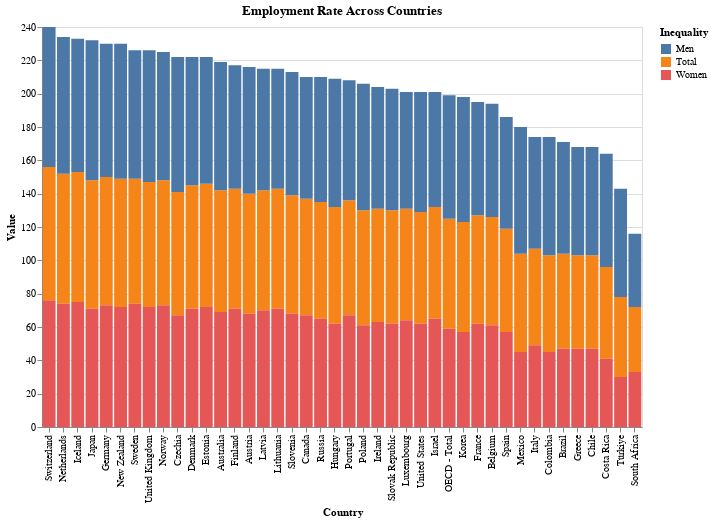

The cell this chart's notebook holds for it:
### Code cell
import pandas as pd
import altair as alt

# Creating a bar chart for the Employment rate
employment_chart = alt.Chart(employment_data).mark_bar().encode(
    x=alt.X('Country:N', sort='-y'),  # Sort the bars based on the employment rate values
    y='Value:Q',  # The quantitative value for the employment rate
    color=alt.Color('Inequality:N', legend=alt.Legend(title="Inequality")),  # Color by inequality
    tooltip=['Country', 'Value', 'Inequality']
).properties(
    title='Employment Rate Across Countries',
    width=600,
    height=400
)

employment_chart

### Figure 1 — Vega-Lite specification as saved in the notebook (floating-point values rounded to 4 significant figures)
{"config": {"view": {"continuousWidth": 300, "continuousHeight": 300}}, "data": {"name": "data-96db44e4fb9cfd048bf62e2f8a5dd07e"}, "mark": {"type": "bar"}, "encoding": {"color": {"field": "Inequality", "legend": {"title": "Inequality"}, "type": "nominal"}, "tooltip": [{"field": "Country", "type": "nominal"}, {"field": "Value", "type": "quantitative"}, {"field": "Inequality", "type": "nominal"}], "x": {"field": "Country", "sort": "-y", "type": "nominal"}, "y": {"field": "Value", "type": "quantitative"}}, "height": 400, "title": "Employment Rate Across Countries", "width": 600, "$schema": "https://vega.github.io/schema/vega-lite/v5.8.0.json", "datasets": {"data-96db44e4fb9cfd048bf62e2f8a5dd07e": [{"LOCATION": "AUS", "Country": "Australia", "Indicator Code": "JE_EMPL", "Indicator": "Employment rate", "Measure": "Value", "INEQUALITY": "TOT", "Inequality": "Total", "Unit": "Percentage", "PowerCode": "Units", "Reference Period": null, "Value": 73.0, "Flag Codes": null}, {"LOCATION": "AUT", "Country": "Austria", "Indicator Code": "JE_EMPL", "Indicator": "Employment rate", "Measure": "Value", "INEQUALITY": "TOT", "Inequality": "Total", "Unit": "Percentage", "PowerCode": "Units", "Reference Period": null, "Value": 72.0, "Flag Codes": null}, {"LOCATION": "BEL", "Country": "Belgium", "Indicator Code": "JE_EMPL", "Indicator": "Employment rate", "Measure": "Value", "INEQUALITY": "TOT", "Inequality": "Total", "Unit": "Percentage", "PowerCode": "Units", "Reference Period": null, "Value": 65.0, "Flag Codes": null}, {"LOCATION": "CAN", "Country": "Canada", "Indicator Code": "JE_EMPL", "Indicator": "Employment rate", "Measure": "Value", "INEQUALITY": "TOT", "Inequality": "Total", "Unit": "Percentage", "PowerCode": "Units", "Reference Period": null, "Value": 70.0, "Flag Codes": null}, {"LOCATION": "CZE", "Country": "Czechia", "Indicator Code": "JE_EMPL", "Indicator": "Employment rate", "Measure": "Value", "INEQUALITY": "TOT", "Inequality": "Total", "Unit": "Percentage", "PowerCode": "Units", "Reference Period": null, "Value": 74.0, "Flag Codes": null}, {"LOCATION": "DNK", "Country": "Denmark", "Indicator Code": "JE_EMPL", "Indicator": "Employment rate", "Measure": "Value", "INEQUALITY": "TOT", "Inequality": "Total", "Unit": "Percentage", "PowerCode": "Units", "Reference Period": null, "Value": 74.0, "Flag Codes": null}, {"LOCATION": "FIN", "Country": "Finland", "Indicator Code": "JE_EMPL", "Indicator": "Employment rate", "Measure": "Value", "INEQUALITY": "TOT", "Inequality": "Total", "Unit": "Percentage", "PowerCode": "Units", "Reference Period": null, "Value": 72.0, "Flag Codes": null}, {"LOCATION": "FRA", "Country": "France", "Indicator Code": "JE_EMPL", "Indicator": "Employment rate", "Measure": "Value", "INEQUALITY": "TOT", "Inequality": "Total", "Unit": "Percentage", "PowerCode": "Units", "Reference Period": null, "Value": 65.0, "Flag Codes": null}, {"LOCATION": "DEU", "Country": "Germany", "Indicator Code": "JE_EMPL", "Indicator": "Employment rate", "Measure": "Value", "INEQUALITY": "TOT", "Inequality": "Total", "Unit": "Percentage", "PowerCode": "Units", "Reference Period": null, "Value": 77.0, "Flag Codes": null}, {"LOCATION": "GRC", "Country": "Greece", "Indicator Code": "JE_EMPL", "Indicator": "Employment rate", "Measure": "Value", "INEQUALITY": "TOT", "Inequality": "Total", "Unit": "Percentage", "PowerCode": "Units", "Reference Period": null, "Value": 56.0, "Flag Codes": null}, {"LOCATION": "HUN", "Country": "Hungary", "Indicator Code": "JE_EMPL", "Indicator": "Employment rate", "Measure": "Value", "INEQUALITY": "TOT", "Inequality": "Total", "Unit": "Percentage", "PowerCode": "Units", "Reference Period": null, "Value": 70.0, "Flag Codes": null}, {"LOCATION": "ISL", "Country": "Iceland", "Indicator Code": "JE_EMPL", "Indicator": "Employment rate", "Measure": "Value", "INEQUALITY": "TOT", "Inequality": "Total", "Unit": "Percentage", "PowerCode": "Units", "Reference Period": null, "Value": 78.0, "Flag Codes": null}, {"LOCATION": "IRL", "Country": "Ireland", "Indicator Code": "JE_EMPL", "Indicator": "Employment rate", "Measure": "Value", "INEQUALITY": "TOT", "Inequality": "Total", "Unit": "Percentage", "PowerCode": "Units", "Reference Period": null, "Value": 68.0, "Flag Codes": null}, {"LOCATION": "ITA", "Country": "Italy", "Indicator Code": "JE_EMPL", "Indicator": "Employment rate", "Measure": "Value", "INEQUALITY": "TOT", "Inequality": "Total", "Unit": "Percentage", "PowerCode": "Units", "Reference Period": null, "Value": 58.0, "Flag Codes": null}, {"LOCATION": "JPN", "Country": "Japan", "Indicator Code": "JE_EMPL", "Indicator": "Employment rate", "Measure": "Value", "INEQUALITY": "TOT", "Inequality": "Total", "Unit": "Percentage", "PowerCode": "Units", "Reference Period": null, "Value": 77.0, "Flag Codes": null}, {"LOCATION": "KOR", "Country": "Korea", "Indicator Code": "JE_EMPL", "Indicator": "Employment rate", "Measure": "Value", "INEQUALITY": "TOT", "Inequality": "Total", "Unit": "Percentage", "PowerCode": "Units", "Reference Period": null, "Value": 66.0, "Flag Codes": null}, {"LOCATION": "LUX", "Country": "Luxembourg", "Indicator Code": "JE_EMPL", "Indicator": "Employment rate", "Measure": "Value", "INEQUALITY": "TOT", "Inequality": "Total", "Unit": "Percentage", "PowerCode": "Units", "Reference Period": null, "Value": 67.0, "Flag Codes": null}, {"LOCATION": "MEX", "Country": "Mexico", "Indicator Code": "JE_EMPL", "Indicator": "Employment rate", "Measure": "Value", "INEQUALITY": "TOT", "Inequality": "Total", "Unit": "Percentage", "PowerCode": "Units", "Reference Period": null, "Value": 59.0, "Flag Codes": null}, {"LOCATION": "NLD", "Country": "Netherlands", "Indicator Code": "JE_EMPL", "Indicator": "Employment rate", "Measure": "Value", "INEQUALITY": "TOT", "Inequality": "Total", "Unit": "Percentage", "PowerCode": "Units", "Reference Period": null, "Value": 78.0, "Flag Codes": null}, {"LOCATION": "NZL", "Country": "New Zealand", "Indicator Code": "JE_EMPL", "Indicator": "Employment rate", "Measure": "Value", "INEQUALITY": "TOT", "Inequality": "Total", "Unit": "Percentage", "PowerCode": "Units", "Reference Period": null, "Value": 77.0, "Flag Codes": null}, {"LOCATION": "NOR", "Country": "Norway", "Indicator Code": "JE_EMPL", "Indicator": "Employment rate", "Measure": "Value", "INEQUALITY": "TOT", "Inequality": "Total", "Unit": "Percentage", "PowerCode": "Units", "Reference Period": null, "Value": 75.0, "Flag Codes": null}, {"LOCATION": "POL", "Country": "Poland", "Indicator Code": "JE_EMPL", "Indicator": "Employment rate", "Measure": "Value", "INEQUALITY": "TOT", "Inequality": "Total", "Unit": "Percentage", "PowerCode": "Units", "Reference Period": null, "Value": 69.0, "Flag Codes": null}, {"LOCATION": "PRT", "Country": "Portugal", "Indicator Code": "JE_EMPL", "Indicator": "Employment rate", "Measure": "Value", "INEQUALITY": "TOT", "Inequality": "Total", "Unit": "Percentage", "PowerCode": "Units", "Reference Period": null, "Value": 69.0, "Flag Codes": null}, {"LOCATION": "SVK", "Country": "Slovak Republic", "Indicator Code": "JE_EMPL", "Indicator": "Employment rate", "Measure": "Value", "INEQUALITY": "TOT", "Inequality": "Total", "Unit": "Percentage", "PowerCode": "Units", "Reference Period": null, "Value": 68.0, "Flag Codes": null}, {"LOCATION": "ESP", "Country": "Spain", "Indicator Code": "JE_EMPL", "Indicator": "Employment rate", "Measure": "Value", "INEQUALITY": "TOT", "Inequality": "Total", "Unit": "Percentage", "PowerCode": "Units", "Reference Period": null, "Value": 62.0, "Flag Codes": null}, {"LOCATION": "SWE", "Country": "Sweden", "Indicator Code": "JE_EMPL", "Indicator": "Employment rate", "Measure": "Value", "INEQUALITY": "TOT", "Inequality": "Total", "Unit": "Percentage", "PowerCode": "Units", "Reference Period": null, "Value": 75.0, "Flag Codes": null}, {"LOCATION": "CHE", "Country": "Switzerland", "Indicator Code": "JE_EMPL", "Indicator": "Employment rate", "Measure": "Value", "INEQUALITY": "TOT", "Inequality": "Total", "Unit": "Percentage", "PowerCode": "Units", "Reference Period": null, "Value": 80.0, "Flag Codes": null}, {"LOCATION": "TUR", "Country": "Türkiye", "Indicator Code": "JE_EMPL", "Indicator": "Employment rate", "Measure": "Value", "INEQUALITY": "TOT", "Inequality": "Total", "Unit": "Percentage", "PowerCode": "Units", "Reference Period": null, "Value": 48.0, "Flag Codes": null}, {"LOCATION": "GBR", "Country": "United Kingdom", "Indicator Code": "JE_EMPL", "Indicator": "Employment rate", "Measure": "Value", "INEQUALITY": "TOT", "Inequality": "Total", "Unit": "Percentage", "PowerCode": "Units", "Reference Period": null, "Value": 75.0, "Flag Codes": null}, {"LOCATION": "USA", "Country": "United States", "Indicator Code": "JE_EMPL", "Indicator": "Employment rate", "Measure": "Value", "INEQUALITY": "TOT", "Inequality": "Total", "Unit": "Percentage", "PowerCode": "Units", "Reference Period": null, "Value": 67.0, "Flag Codes": null}, {"LOCATION": "BRA", "Country": "Brazil", "Indicator Code": "JE_EMPL", "Indicator": "Employment rate", "Measure": "Value", "INEQUALITY": "TOT", "Inequality": "Total", "Unit": "Percentage", "PowerCode": "Units", "Reference Period": null, "Value": 57.0, "Flag Codes": null}, {"LOCATION": "CHL", "Country": "Chile", "Indicator Code": "JE_EMPL", "Indicator": "Employment rate", "Measure": "Value", "INEQUALITY": "TOT", "Inequality": "Total", "Unit": "Percentage", "PowerCode": "Units", "Reference Period": null, "Value": 56.0, "Flag Codes": null}, {"LOCATION": "EST", "Country": "Estonia", "Indicator Code": "JE_EMPL", "Indicator": "Employment rate", "Measure": "Value", "INEQUALITY": "TOT", "Inequality": "Total", "Unit": "Percentage", "PowerCode": "Units", "Reference Period": null, "Value": 74.0, "Flag Codes": null}, {"LOCATION": "ISR", "Country": "Israel", "Indicator Code": "JE_EMPL", "Indicator": "Employment rate", "Measure": "Value", "INEQUALITY": "TOT", "Inequality": "Total", "Unit": "Percentage", "PowerCode": "Units", "Reference Period": null, "Value": 67.0, "Flag Codes": null}, {"LOCATION": "LVA", "Country": "Latvia", "Indicator Code": "JE_EMPL", "Indicator": "Employment rate", "Measure": "Value", "INEQUALITY": "TOT", "Inequality": "Total", "Unit": "Percentage", "PowerCode": "Units", "Reference Period": null, "Value": 72.0, "Flag Codes": null}, {"LOCATION": "RUS", "Country": "Russia", "Indicator Code": "JE_EMPL", "Indicator": "Employment rate", "Measure": "Value", "INEQUALITY": "TOT", "Inequality": "Total", "Unit": "Percentage", "PowerCode": "Units", "Reference Period": null, "Value": 70.0, "Flag Codes": null}, {"LOCATION": "SVN", "Country": "Slovenia", "Indicator Code": "JE_EMPL", "Indicator": "Employment rate", "Measure": "Value", "INEQUALITY": "TOT", "Inequality": "Total", "Unit": "Percentage", "PowerCode": "Units", "Reference Period": null, "Value": 71.0, "Flag Codes": null}, {"LOCATION": "ZAF", "Country": "South Africa", "Indicator Code": "JE_EMPL", "Indicator": "Employment rate", "Measure": "Value", "INEQUALITY": "TOT", "Inequality": "Total", "Unit": "Percentage", "PowerCode": "Units", "Reference Period": null, "Value": 39.0, "Flag Codes": null}, {"LOCATION": "OECD", "Country": "OECD - Total", "Indicator Code": "JE_EMPL", "Indicator": "Employment rate", "Measure": "Value", "INEQUALITY": "TOT", "Inequality": "Total", "Unit": "Percentage", "PowerCode": "Units", "Reference Period": null, "Value": 66.0, "Flag Codes": null}, {"LOCATION": "AUS", "Country": "Australia", "Indicator Code": "JE_EMPL", "Indicator": "Employment rate", "Measure": "Value", "INEQUALITY": "MN", "Inequality": "Men", "Unit": "Percentage", "PowerCode": "Units", "Reference Period": null, "Value": 77.0, "Flag Codes": null}, {"LOCATION": "AUT", "Country": "Austria", "Indicator Code": "JE_EMPL", "Indicator": "Employment rate", "Measure": "Value", "INEQUALITY": "MN", "Inequality": "Men", "Unit": "Percentage", "PowerCode": "Units", "Reference Period": null, "Value": 76.0, "Flag Codes": null}, {"LOCATION": "BEL", "Country": "Belgium", "Indicator Code": "JE_EMPL", "Indicator": "Employment rate", "Measure": "Value", "INEQUALITY": "MN", "Inequality": "Men", "Unit": "Percentage", "PowerCode": "Units", "Reference Period": null, "Value": 68.0, "Flag Codes": null}, {"LOCATION": "CAN", "Country": "Canada", "Indicator Code": "JE_EMPL", "Indicator": "Employment rate", "Measure": "Value", "INEQUALITY": "MN", "Inequality": "Men", "Unit": "Percentage", "PowerCode": "Units", "Reference Period": null, "Value": 73.0, "Flag Codes": null}, {"LOCATION": "CZE", "Country": "Czechia", "Indicator Code": "JE_EMPL", "Indicator": "Employment rate", "Measure": "Value", "INEQUALITY": "MN", "Inequality": "Men", "Unit": "Percentage", "PowerCode": "Units", "Reference Period": null, "Value": 81.0, "Flag Codes": null}, {"LOCATION": "DNK", "Country": "Denmark", "Indicator Code": "JE_EMPL", "Indicator": "Employment rate", "Measure": "Value", "INEQUALITY": "MN", "Inequality": "Men", "Unit": "Percentage", "PowerCode": "Units", "Reference Period": null, "Value": 77.0, "Flag Codes": null}, {"LOCATION": "FIN", "Country": "Finland", "Indicator Code": "JE_EMPL", "Indicator": "Employment rate", "Measure": "Value", "INEQUALITY": "MN", "Inequality": "Men", "Unit": "Percentage", "PowerCode": "Units", "Reference Period": null, "Value": 74.0, "Flag Codes": null}, {"LOCATION": "FRA", "Country": "France", "Indicator Code": "JE_EMPL", "Indicator": "Employment rate", "Measure": "Value", "INEQUALITY": "MN", "Inequality": "Men", "Unit": "Percentage", "PowerCode": "Units", "Reference Period": null, "Value": 68.0, "Flag Codes": null}, {"LOCATION": "DEU", "Country": "Germany", "Indicator Code": "JE_EMPL", "Indicator": "Employment rate", "Measure": "Value", "INEQUALITY": "MN", "Inequality": "Men", "Unit": "Percentage", "PowerCode": "Units", "Reference Period": null, "Value": 80.0, "Flag Codes": null}, {"LOCATION": "GRC", "Country": "Greece", "Indicator Code": "JE_EMPL", "Indicator": "Employment rate", "Measure": "Value", "INEQUALITY": "MN", "Inequality": "Men", "Unit": "Percentage", "PowerCode": "Units", "Reference Period": null, "Value": 65.0, "Flag Codes": null}, {"LOCATION": "HUN", "Country": "Hungary", "Indicator Code": "JE_EMPL", "Indicator": "Employment rate", "Measure": "Value", "INEQUALITY": "MN", "Inequality": "Men", "Unit": "Percentage", "PowerCode": "Units", "Reference Period": null, "Value": 77.0, "Flag Codes": null}, {"LOCATION": "ISL", "Country": "Iceland", "Indicator Code": "JE_EMPL", "Indicator": "Employment rate", "Measure": "Value", "INEQUALITY": "MN", "Inequality": "Men", "Unit": "Percentage", "PowerCode": "Units", "Reference Period": null, "Value": 80.0, "Flag Codes": null}, {"LOCATION": "IRL", "Country": "Ireland", "Indicator Code": "JE_EMPL", "Indicator": "Employment rate", "Measure": "Value", "INEQUALITY": "MN", "Inequality": "Men", "Unit": "Percentage", "PowerCode": "Units", "Reference Period": null, "Value": 73.0, "Flag Codes": null}, {"LOCATION": "ITA", "Country": "Italy", "Indicator Code": "JE_EMPL", "Indicator": "Employment rate", "Measure": "Value", "INEQUALITY": "MN", "Inequality": "Men", "Unit": "Percentage", "PowerCode": "Units", "Reference Period": null, "Value": 67.0, "Flag Codes": null}, {"LOCATION": "JPN", "Country": "Japan", "Indicator Code": "JE_EMPL", "Indicator": "Employment rate", "Measure": "Value", "INEQUALITY": "MN", "Inequality": "Men", "Unit": "Percentage", "PowerCode": "Units", "Reference Period": null, "Value": 84.0, "Flag Codes": null}, {"LOCATION": "KOR", "Country": "Korea", "Indicator Code": "JE_EMPL", "Indicator": "Employment rate", "Measure": "Value", "INEQUALITY": "MN", "Inequality": "Men", "Unit": "Percentage", "PowerCode": "Units", "Reference Period": null, "Value": 75.0, "Flag Codes": null}, {"LOCATION": "LUX", "Country": "Luxembourg", "Indicator Code": "JE_EMPL", "Indicator": "Employment rate", "Measure": "Value", "INEQUALITY": "MN", "Inequality": "Men", "Unit": "Percentage", "PowerCode": "Units", "Reference Period": null, "Value": 70.0, "Flag Codes": null}, {"LOCATION": "MEX", "Country": "Mexico", "Indicator Code": "JE_EMPL", "Indicator": "Employment rate", "Measure": "Value", "INEQUALITY": "MN", "Inequality": "Men", "Unit": "Percentage", "PowerCode": "Units", "Reference Period": null, "Value": 76.0, "Flag Codes": null}, {"LOCATION": "NLD", "Country": "Netherlands", "Indicator Code": "JE_EMPL", "Indicator": "Employment rate", "Measure": "Value", "INEQUALITY": "MN", "Inequality": "Men", "Unit": "Percentage", "PowerCode": "Units", "Reference Period": null, "Value": 82.0, "Flag Codes": null}, {"LOCATION": "NZL", "Country": "New Zealand", "Indicator Code": "JE_EMPL", "Indicator": "Employment rate", "Measure": "Value", "INEQUALITY": "MN", "Inequality": "Men", "Unit": "Percentage", "PowerCode": "Units", "Reference Period": null, "Value": 81.0, "Flag Codes": null}, {"LOCATION": "NOR", "Country": "Norway", "Indicator Code": "JE_EMPL", "Indicator": "Employment rate", "Measure": "Value", "INEQUALITY": "MN", "Inequality": "Men", "Unit": "Percentage", "PowerCode": "Units", "Reference Period": null, "Value": 77.0, "Flag Codes": null}, {"LOCATION": "POL", "Country": "Poland", "Indicator Code": "JE_EMPL", "Indicator": "Employment rate", "Measure": "Value", "INEQUALITY": "MN", "Inequality": "Men", "Unit": "Percentage", "PowerCode": "Units", "Reference Period": null, "Value": 76.0, "Flag Codes": null}, {"LOCATION": "PRT", "Country": "Portugal", "Indicator Code": "JE_EMPL", "Indicator": "Employment rate", "Measure": "Value", "INEQUALITY": "MN", "Inequality": "Men", "Unit": "Percentage", "PowerCode": "Units", "Reference Period": null, "Value": 72.0, "Flag Codes": null}, {"LOCATION": "SVK", "Country": "Slovak Republic", "Indicator Code": "JE_EMPL", "Indicator": "Employment rate", "Measure": "Value", "INEQUALITY": "MN", "Inequality": "Men", "Unit": "Percentage", "PowerCode": "Units", "Reference Period": null, "Value": 73.0, "Flag Codes": null}, {"LOCATION": "ESP", "Country": "Spain", "Indicator Code": "JE_EMPL", "Indicator": "Employment rate", "Measure": "Value", "INEQUALITY": "MN", "Inequality": "Men", "Unit": "Percentage", "PowerCode": "Units", "Reference Period": null, "Value": 67.0, "Flag Codes": null}, {"LOCATION": "SWE", "Country": "Sweden", "Indicator Code": "JE_EMPL", "Indicator": "Employment rate", "Measure": "Value", "INEQUALITY": "MN", "Inequality": "Men", "Unit": "Percentage", "PowerCode": "Units", "Reference Period": null, "Value": 77.0, "Flag Codes": null}, {"LOCATION": "CHE", "Country": "Switzerland", "Indicator Code": "JE_EMPL", "Indicator": "Employment rate", "Measure": "Value", "INEQUALITY": "MN", "Inequality": "Men", "Unit": "Percentage", "PowerCode": "Units", "Reference Period": null, "Value": 84.0, "Flag Codes": null}, {"LOCATION": "TUR", "Country": "Türkiye", "Indicator Code": "JE_EMPL", "Indicator": "Employment rate", "Measure": "Value", "INEQUALITY": "MN", "Inequality": "Men", "Unit": "Percentage", "PowerCode": "Units", "Reference Period": null, "Value": 65.0, "Flag Codes": null}, {"LOCATION": "GBR", "Country": "United Kingdom", "Indicator Code": "JE_EMPL", "Indicator": "Employment rate", "Measure": "Value", "INEQUALITY": "MN", "Inequality": "Men", "Unit": "Percentage", "PowerCode": "Units", "Reference Period": null, "Value": 79.0, "Flag Codes": null}, {"LOCATION": "USA", "Country": "United States", "Indicator Code": "JE_EMPL", "Indicator": "Employment rate", "Measure": "Value", "INEQUALITY": "MN", "Inequality": "Men", "Unit": "Percentage", "PowerCode": "Units", "Reference Period": null, "Value": 72.0, "Flag Codes": null}, {"LOCATION": "BRA", "Country": "Brazil", "Indicator Code": "JE_EMPL", "Indicator": "Employment rate", "Measure": "Value", "INEQUALITY": "MN", "Inequality": "Men", "Unit": "Percentage", "PowerCode": "Units", "Reference Period": null, "Value": 67.0, "Flag Codes": null}, {"LOCATION": "CHL", "Country": "Chile", "Indicator Code": "JE_EMPL", "Indicator": "Employment rate", "Measure": "Value", "INEQUALITY": "MN", "Inequality": "Men", "Unit": "Percentage", "PowerCode": "Units", "Reference Period": null, "Value": 65.0, "Flag Codes": null}, {"LOCATION": "EST", "Country": "Estonia", "Indicator Code": "JE_EMPL", "Indicator": "Employment rate", "Measure": "Value", "INEQUALITY": "MN", "Inequality": "Men", "Unit": "Percentage", "PowerCode": "Units", "Reference Period": null, "Value": 76.0, "Flag Codes": null}, {"LOCATION": "ISR", "Country": "Israel", "Indicator Code": "JE_EMPL", "Indicator": "Employment rate", "Measure": "Value", "INEQUALITY": "MN", "Inequality": "Men", "Unit": "Percentage", "PowerCode": "Units", "Reference Period": null, "Value": 69.0, "Flag Codes": null}, {"LOCATION": "LVA", "Country": "Latvia", "Indicator Code": "JE_EMPL", "Indicator": "Employment rate", "Measure": "Value", "INEQUALITY": "MN", "Inequality": "Men", "Unit": "Percentage", "PowerCode": "Units", "Reference Period": null, "Value": 73.0, "Flag Codes": null}, {"LOCATION": "RUS", "Country": "Russia", "Indicator Code": "JE_EMPL", "Indicator": "Employment rate", "Measure": "Value", "INEQUALITY": "MN", "Inequality": "Men", "Unit": "Percentage", "PowerCode": "Units", "Reference Period": null, "Value": 75.0, "Flag Codes": null}, {"LOCATION": "SVN", "Country": "Slovenia", "Indicator Code": "JE_EMPL", "Indicator": "Employment rate", "Measure": "Value", "INEQUALITY": "MN", "Inequality": "Men", "Unit": "Percentage", "PowerCode": "Units", "Reference Period": null, "Value": 74.0, "Flag Codes": null}, {"LOCATION": "ZAF", "Country": "South Africa", "Indicator Code": "JE_EMPL", "Indicator": "Employment rate", "Measure": "Value", "INEQUALITY": "MN", "Inequality": "Men", "Unit": "Percentage", "PowerCode": "Units", "Reference Period": null, "Value": 44.0, "Flag Codes": null}, {"LOCATION": "OECD", "Country": "OECD - Total", "Indicator Code": "JE_EMPL", "Indicator": "Employment rate", "Measure": "Value", "INEQUALITY": "MN", "Inequality": "Men", "Unit": "Percentage", "PowerCode": "Units", "Reference Period": null, "Value": 74.0, "Flag Codes": null}, {"LOCATION": "AUS", "Country": "Australia", "Indicator Code": "JE_EMPL", "Indicator": "Employment rate", "Measure": "Value", "INEQUALITY": "WMN", "Inequality": "Women", "Unit": "Percentage", "PowerCode": "Units", "Reference Period": null, "Value": 69.0, "Flag Codes": null}, {"LOCATION": "AUT", "Country": "Austria", "Indicator Code": "JE_EMPL", "Indicator": "Employment rate", "Measure": "Value", "INEQUALITY": "WMN", "Inequality": "Women", "Unit": "Percentage", "PowerCode": "Units", "Reference Period": null, "Value": 68.0, "Flag Codes": null}, {"LOCATION": "BEL", "Country": "Belgium", "Indicator Code": "JE_EMPL", "Indicator": "Employment rate", "Measure": "Value", "INEQUALITY": "WMN", "Inequality": "Women", "Unit": "Percentage", "PowerCode": "Units", "Reference Period": null, "Value": 61.0, "Flag Codes": null}, {"LOCATION": "CAN", "Country": "Canada", "Indicator Code": "JE_EMPL", "Indicator": "Employment rate", "Measure": "Value", "INEQUALITY": "WMN", "Inequality": "Women", "Unit": "Percentage", "PowerCode": "Units", "Reference Period": null, "Value": 67.0, "Flag Codes": null}, {"LOCATION": "CZE", "Country": "Czechia", "Indicator Code": "JE_EMPL", "Indicator": "Employment rate", "Measure": "Value", "INEQUALITY": "WMN", "Inequality": "Women", "Unit": "Percentage", "PowerCode": "Units", "Reference Period": null, "Value": 67.0, "Flag Codes": null}, {"LOCATION": "DNK", "Country": "Denmark", "Indicator Code": "JE_EMPL", "Indicator": "Employment rate", "Measure": "Value", "INEQUALITY": "WMN", "Inequality": "Women", "Unit": "Percentage", "PowerCode": "Units", "Reference Period": null, "Value": 71.0, "Flag Codes": null}, {"LOCATION": "FIN", "Country": "Finland", "Indicator Code": "JE_EMPL", "Indicator": "Employment rate", "Measure": "Value", "INEQUALITY": "WMN", "Inequality": "Women", "Unit": "Percentage", "PowerCode": "Units", "Reference Period": null, "Value": 71.0, "Flag Codes": null}, {"LOCATION": "FRA", "Country": "France", "Indicator Code": "JE_EMPL", "Indicator": "Employment rate", "Measure": "Value", "INEQUALITY": "WMN", "Inequality": "Women", "Unit": "Percentage", "PowerCode": "Units", "Reference Period": null, "Value": 62.0, "Flag Codes": null}, {"LOCATION": "DEU", "Country": "Germany", "Indicator Code": "JE_EMPL", "Indicator": "Employment rate", "Measure": "Value", "INEQUALITY": "WMN", "Inequality": "Women", "Unit": "Percentage", "PowerCode": "Units", "Reference Period": null, "Value": 73.0, "Flag Codes": null}, {"LOCATION": "GRC", "Country": "Greece", "Indicator Code": "JE_EMPL", "Indicator": "Employment rate", "Measure": "Value", "INEQUALITY": "WMN", "Inequality": "Women", "Unit": "Percentage", "PowerCode": "Units", "Reference Period": null, "Value": 47.0, "Flag Codes": null}, {"LOCATION": "HUN", "Country": "Hungary", "Indicator Code": "JE_EMPL", "Indicator": "Employment rate", "Measure": "Value", "INEQUALITY": "WMN", "Inequality": "Women", "Unit": "Percentage", "PowerCode": "Units", "Reference Period": null, "Value": 62.0, "Flag Codes": null}, {"LOCATION": "ISL", "Country": "Iceland", "Indicator Code": "JE_EMPL", "Indicator": "Employment rate", "Measure": "Value", "INEQUALITY": "WMN", "Inequality": "Women", "Unit": "Percentage", "PowerCode": "Units", "Reference Period": null, "Value": 75.0, "Flag Codes": null}, {"LOCATION": "IRL", "Country": "Ireland", "Indicator Code": "JE_EMPL", "Indicator": "Employment rate", "Measure": "Value", "INEQUALITY": "WMN", "Inequality": "Women", "Unit": "Percentage", "PowerCode": "Units", "Reference Period": null, "Value": 63.0, "Flag Codes": null}, {"LOCATION": "ITA", "Country": "Italy", "Indicator Code": "JE_EMPL", "Indicator": "Employment rate", "Measure": "Value", "INEQUALITY": "WMN", "Inequality": "Women", "Unit": "Percentage", "PowerCode": "Units", "Reference Period": null, "Value": 49.0, "Flag Codes": null}, {"LOCATION": "JPN", "Country": "Japan", "Indicator Code": "JE_EMPL", "Indicator": "Employment rate", "Measure": "Value", "INEQUALITY": "WMN", "Inequality": "Women", "Unit": "Percentage", "PowerCode": "Units", "Reference Period": null, "Value": 71.0, "Flag Codes": null}, {"LOCATION": "KOR", "Country": "Korea", "Indicator Code": "JE_EMPL", "Indicator": "Employment rate", "Measure": "Value", "INEQUALITY": "WMN", "Inequality": "Women", "Unit": "Percentage", "PowerCode": "Units", "Reference Period": null, "Value": 57.0, "Flag Codes": null}, {"LOCATION": "LUX", "Country": "Luxembourg", "Indicator Code": "JE_EMPL", "Indicator": "Employment rate", "Measure": "Value", "INEQUALITY": "WMN", "Inequality": "Women", "Unit": "Percentage", "PowerCode": "Units", "Reference Period": null, "Value": 64.0, "Flag Codes": null}, {"LOCATION": "MEX", "Country": "Mexico", "Indicator Code": "JE_EMPL", "Indicator": "Employment rate", "Measure": "Value", "INEQUALITY": "WMN", "Inequality": "Women", "Unit": "Percentage", "PowerCode": "Units", "Reference Period": null, "Value": 45.0, "Flag Codes": null}, {"LOCATION": "NLD", "Country": "Netherlands", "Indicator Code": "JE_EMPL", "Indicator": "Employment rate", "Measure": "Value", "INEQUALITY": "WMN", "Inequality": "Women", "Unit": "Percentage", "PowerCode": "Units", "Reference Period": null, "Value": 74.0, "Flag Codes": null}, {"LOCATION": "NZL", "Country": "New Zealand", "Indicator Code": "JE_EMPL", "Indicator": "Employment rate", "Measure": "Value", "INEQUALITY": "WMN", "Inequality": "Women", "Unit": "Percentage", "PowerCode": "Units", "Reference Period": null, "Value": 72.0, "Flag Codes": null}, {"LOCATION": "NOR", "Country": "Norway", "Indicator Code": "JE_EMPL", "Indicator": "Employment rate", "Measure": "Value", "INEQUALITY": "WMN", "Inequality": "Women", "Unit": "Percentage", "PowerCode": "Units", "Reference Period": null, "Value": 73.0, "Flag Codes": null}, {"LOCATION": "POL", "Country": "Poland", "Indicator Code": "JE_EMPL", "Indicator": "Employment rate", "Measure": "Value", "INEQUALITY": "WMN", "Inequality": "Women", "Unit": "Percentage", "PowerCode": "Units", "Reference Period": null, "Value": 61.0, "Flag Codes": null}, {"LOCATION": "PRT", "Country": "Portugal", "Indicator Code": "JE_EMPL", "Indicator": "Employment rate", "Measure": "Value", "INEQUALITY": "WMN", "Inequality": "Women", "Unit": "Percentage", "PowerCode": "Units", "Reference Period": null, "Value": 67.0, "Flag Codes": null}, {"LOCATION": "SVK", "Country": "Slovak Republic", "Indicator Code": "JE_EMPL", "Indicator": "Employment rate", "Measure": "Value", "INEQUALITY": "WMN", "Inequality": "Women", "Unit": "Percentage", "PowerCode": "Units", "Reference Period": null, "Value": 62.0, "Flag Codes": null}, {"LOCATION": "ESP", "Country": "Spain", "Indicator Code": "JE_EMPL", "Indicator": "Employment rate", "Measure": "Value", "INEQUALITY": "WMN", "Inequality": "Women", "Unit": "Percentage", "PowerCode": "Units", "Reference Period": null, "Value": 57.0, "Flag Codes": null}, {"LOCATION": "SWE", "Country": "Sweden", "Indicator Code": "JE_EMPL", "Indicator": "Employment rate", "Measure": "Value", "INEQUALITY": "WMN", "Inequality": "Women", "Unit": "Percentage", "PowerCode": "Units", "Reference Period": null, "Value": 74.0, "Flag Codes": null}, {"LOCATION": "CHE", "Country": "Switzerland", "Indicator Code": "JE_EMPL", "Indicator": "Employment rate", "Measure": "Value", "INEQUALITY": "WMN", "Inequality": "Women", "Unit": "Percentage", "PowerCode": "Units", "Reference Period": null, "Value": 76.0, "Flag Codes": null}, {"LOCATION": "TUR", "Country": "Türkiye", "Indicator Code": "JE_EMPL", "Indicator": "Employment rate", "Measure": "Value", "INEQUALITY": "WMN", "Inequality": "Women", "Unit": "Percentage", "PowerCode": "Units", "Reference Period": null, "Value": 30.0, "Flag Codes": null}, {"LOCATION": "GBR", "Country": "United Kingdom", "Indicator Code": "JE_EMPL", "Indicator": "Employment rate", "Measure": "Value", "INEQUALITY": "WMN", "Inequality": "Women", "Unit": "Percentage", "PowerCode": "Units", "Reference Period": null, "Value": 72.0, "Flag Codes": null}, {"LOCATION": "USA", "Country": "United States", "Indicator Code": "JE_EMPL", "Indicator": "Employment rate", "Measure": "Value", "INEQUALITY": "WMN", "Inequality": "Women", "Unit": "Percentage", "PowerCode": "Units", "Reference Period": null, "Value": 62.0, "Flag Codes": null}, {"LOCATION": "BRA", "Country": "Brazil", "Indicator Code": "JE_EMPL", "Indicator": "Employment rate", "Measure": "Value", "INEQUALITY": "WMN", "Inequality": "Women", "Unit": "Percentage", "PowerCode": "Units", "Reference Period": null, "Value": 47.0, "Flag Codes": null}, {"LOCATION": "CHL", "Country": "Chile", "Indicator Code": "JE_EMPL", "Indicator": "Employment rate", "Measure": "Value", "INEQUALITY": "WMN", "Inequality": "Women", "Unit": "Percentage", "PowerCode": "Units", "Reference Period": null, "Value": 47.0, "Flag Codes": null}, {"LOCATION": "EST", "Country": "Estonia", "Indicator Code": "JE_EMPL", "Indicator": "Employment rate", "Measure": "Value", "INEQUALITY": "WMN", "Inequality": "Women", "Unit": "Percentage", "PowerCode": "Units", "Reference Period": null, "Value": 72.0, "Flag Codes": null}, {"LOCATION": "ISR", "Country": "Israel", "Indicator Code": "JE_EMPL", "Indicator": "Employment rate", "Measure": "Value", "INEQUALITY": "WMN", "Inequality": "Women", "Unit": "Percentage", "PowerCode": "Units", "Reference Period": null, "Value": 65.0, "Flag Codes": null}, {"LOCATION": "LVA", "Country": "Latvia", "Indicator Code": "JE_EMPL", "Indicator": "Employment rate", "Measure": "Value", "INEQUALITY": "WMN", "Inequality": "Women", "Unit": "Percentage", "PowerCode": "Units", "Reference Period": null, "Value": 70.0, "Flag Codes": null}, {"LOCATION": "RUS", "Country": "Russia", "Indicator Code": "JE_EMPL", "Indicator": "Employment rate", "Measure": "Value", "INEQUALITY": "WMN", "Inequality": "Women", "Unit": "Percentage", "PowerCode": "Units", "Reference Period": null, "Value": 65.0, "Flag Codes": null}, {"LOCATION": "SVN", "Country": "Slovenia", "Indicator Code": "JE_EMPL", "Indicator": "Employment rate", "Measure": "Value", "INEQUALITY": "WMN", "Inequality": "Women", "Unit": "Percentage", "PowerCode": "Units", "Reference Period": null, "Value": 68.0, "Flag Codes": null}, {"LOCATION": "ZAF", "Country": "South Africa", "Indicator Code": "JE_EMPL", "Indicator": "Employment rate", "Measure": "Value", "INEQUALITY": "WMN", "Inequality": "Women", "Unit": "Percentage", "PowerCode": "Units", "Reference Period": null, "Value": 33.0, "Flag Codes": null}, {"LOCATION": "OECD", "Country": "OECD - Total", "Indicator Code": "JE_EMPL", "Indicator": "Employment rate", "Measure": "Value", "INEQUALITY": "WMN", "Inequality": "Women", "Unit": "Percentage", "PowerCode": "Units", "Reference Period": null, "Value": 59.0, "Flag Codes": null}, {"LOCATION": "COL", "Country": "Colombia", "Indicator Code": "JE_EMPL", "Indicator": "Employment rate", "Measure": "Value", "INEQUALITY": "TOT", "Inequality": "Total", "Unit": "Percentage", "PowerCode": "Units", "Reference Period": null, "Value": 58.0, "Flag Codes": null}, {"LOCATION": "LTU", "Country": "Lithuania", "Indicator Code": "JE_EMPL", "Indicator": "Employment rate", "Measure": "Value", "INEQUALITY": "TOT", "Inequality": "Total", "Unit": "Percentage", "PowerCode": "Units", "Reference Period": null, "Value": 72.0, "Flag Codes": null}, {"LOCATION": "COL", "Country": "Colombia", "Indicator Code": "JE_EMPL", "Indicator": "Employment rate", "Measure": "Value", "INEQUALITY": "MN", "Inequality": "Men", "Unit": "Percentage", "PowerCode": "Units", "Reference Period": null, "Value": 71.0, "Flag Codes": null}, {"LOCATION": "LTU", "Country": "Lithuania", "Indicator Code": "JE_EMPL", "Indicator": "Employment rate", "Measure": "Value", "INEQUALITY": "MN", "Inequality": "Men", "Unit": "Percentage", "PowerCode": "Units", "Reference Period": null, "Value": 72.0, "Flag Codes": null}, {"LOCATION": "COL", "Country": "Colombia", "Indicator Code": "JE_EMPL", "Indicator": "Employment rate", "Measure": "Value", "INEQUALITY": "WMN", "Inequality": "Women", "Unit": "Percentage", "PowerCode": "Units", "Reference Period": null, "Value": 45.0, "Flag Codes": null}, {"LOCATION": "LTU", "Country": "Lithuania", "Indicator Code": "JE_EMPL", "Indicator": "Employment rate", "Measure": "Value", "INEQUALITY": "WMN", "Inequality": "Women", "Unit": "Percentage", "PowerCode": "Units", "Reference Period": null, "Value": 71.0, "Flag Codes": null}, {"LOCATION": "CRI", "Country": "Costa Rica", "Indicator Code": "JE_EMPL", "Indicator": "Employment rate", "Measure": "Value", "INEQUALITY": "TOT", "Inequality": "Total", "Unit": "Percentage", "PowerCode": "Units", "Reference Period": null, "Value": 55.0, "Flag Codes": null}, {"LOCATION": "CRI", "Country": "Costa Rica", "Indicator Code": "JE_EMPL", "Indicator": "Employment rate", "Measure": "Value", "INEQUALITY": "MN", "Inequality": "Men", "Unit": "Percentage", "PowerCode": "Units", "Reference Period": null, "Value": 68.0, "Flag Codes": null}, {"LOCATION": "CRI", "Country": "Costa Rica", "Indicator Code": "JE_EMPL", "Indicator": "Employment rate", "Measure": "Value", "INEQUALITY": "WMN", "Inequality": "Women", "Unit": "Percentage", "PowerCode": "Units", "Reference Period": null, "Value": 41.0, "Flag Codes": null}]}}
